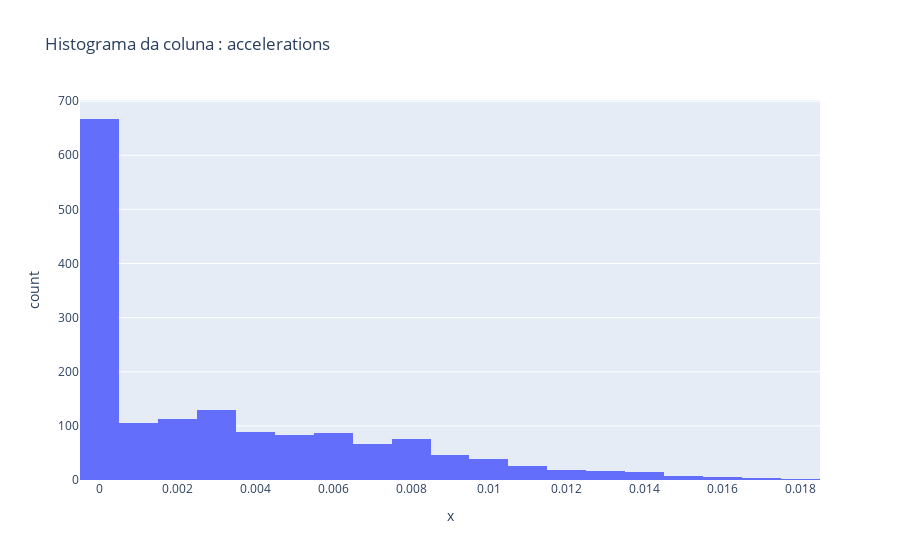

The cell this chart's notebook holds for it:
### Markdown cell above
O histograma e o box plot confirmaram a hipótese de que os dados possuem outliers, porém são bem poucos. Vamos observar as outras colunas.

### Code cell
px.histogram(x =train_set['accelerations'], title  = 'Histograma da coluna : accelerations')

### Figure 1 — Plotly figure (JSON) as saved in the notebook; plotly's stock layout.template omitted (floating-point values rounded to 4 significant figures; data arrays with more than 128 entries replaced by an {"elided": "..."} marker saying what was removed)
{"data": [{"alignmentgroup": "True", "bingroup": "x", "hovertemplate": "x=%{x}<br>count=%{y}<extra></extra>", "legendgroup": "", "marker": {"color": "#636efa"}, "name": "", "offsetgroup": "", "orientation": "v", "showlegend": false, "type": "histogram", "x": {"elided": "1594 float values"}, "xaxis": "x", "yaxis": "y"}], "layout": {"barmode": "relative", "legend": {"tracegroupgap": 0}, "title": {"text": "Histograma da coluna : accelerations"}, "xaxis": {"anchor": "y", "domain": [0, 1], "title": {"text": "x"}}, "yaxis": {"anchor": "x", "domain": [0, 1], "title": {"text": "count"}}}}
